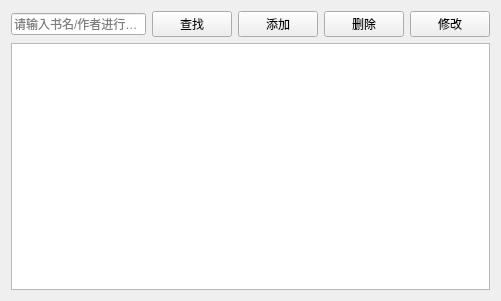
<?xml version="1.0" encoding="UTF-8"?>
<ui version="4.0">
 <class>BookManageView</class>
 <widget class="QWidget" name="BookManageView">
  <property name="geometry">
   <rect>
    <x>0</x>
    <y>0</y>
    <width>501</width>
    <height>301</height>
   </rect>
  </property>
  <property name="windowTitle">
   <string>图书管理</string>
  </property>
  <layout class="QGridLayout" name="gridLayout">
   <item row="0" column="0">
    <layout class="QHBoxLayout" name="horizontalLayout">
     <item>
      <widget class="QLineEdit" name="leSearch">
       <property name="text">
        <string/>
       </property>
       <property name="placeholderText">
        <string>请输入书名/作者进行查找</string>
       </property>
      </widget>
     </item>
     <item>
      <widget class="QPushButton" name="btnSearch">
       <property name="text">
        <string>查找</string>
       </property>
       <property name="icon">
        <iconset>
         <normaloff>:/img/search.png</normaloff>:/img/search.png</iconset>
       </property>
      </widget>
     </item>
     <item>
      <widget class="QPushButton" name="btnAdd">
       <property name="text">
        <string>添加</string>
       </property>
       <property name="icon">
        <iconset>
         <normaloff>:/img/new.png</normaloff>:/img/new.png</iconset>
       </property>
      </widget>
     </item>
     <item>
      <widget class="QPushButton" name="btnDelete">
       <property name="text">
        <string>删除</string>
       </property>
       <property name="icon">
        <iconset>
         <normaloff>:/img/delete.png</normaloff>:/img/delete.png</iconset>
       </property>
      </widget>
     </item>
     <item>
      <widget class="QPushButton" name="btnEdit">
       <property name="text">
        <string>修改</string>
       </property>
       <property name="icon">
        <iconset>
         <normaloff>:/img/edit.png</normaloff>:/img/edit.png</iconset>
       </property>
      </widget>
     </item>
    </layout>
   </item>
   <item row="1" column="0">
    <widget class="QTableView" name="tableView"/>
   </item>
  </layout>
 </widget>
 <resources/>
 <connections/>
</ui>
